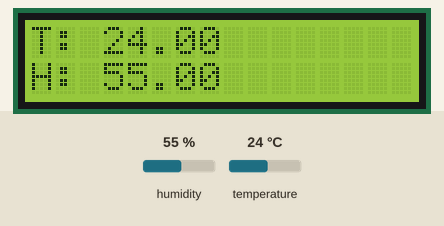
Simulated run of this sketch. Board: Arduino Uno, built with avr-gcc and run on an emulated ATmega328P. Parts: 16×2 character LCD. The inputs (shaded band) are chosen by the test bench; at power-on: humidity 55 %, temperature 24 °C.

Above: at 2.8 s.
2.9 s: humidity set to 22 %
At 4.9 s:
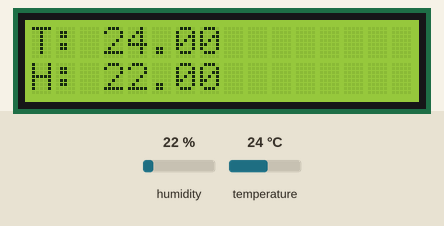
6.0 s: temperature set to 12 °C
At 7.9 s:
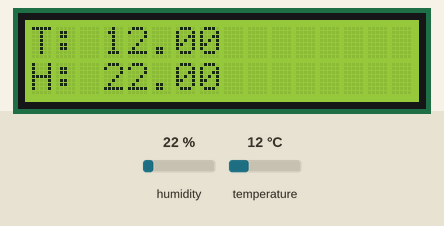
8.3 s: humidity set to 40 %
At 9.8 s:
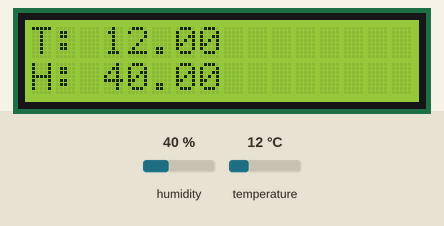
10.5 s: temperature set to 19 °C
At 11.6 s:
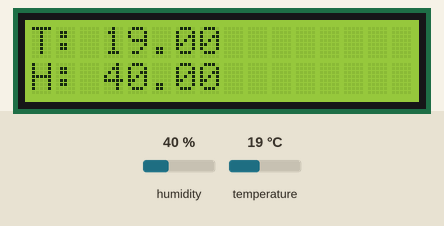
Timing chart, 0 to 13.5 s (numbered marks = the images above; inputs shaded):
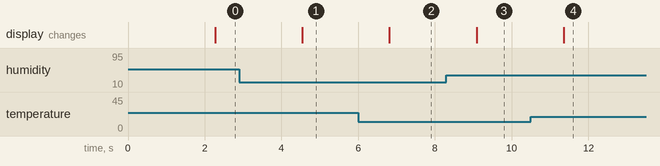

The sketch:

HumiditySensor.ino
```cpp
#include <dht_nonblocking.h>
#include <LiquidCrystal.h>

static const int DHT_SENSOR_PIN = 2; // made a constant unchaned sensor pin
DHT_nonblocking dht_sensor(DHT_SENSOR_PIN, DHT_TYPE_11);
LiquidCrystal lcd(7, 8, 9, 10, 11, 12); // numbers refer to pins we used on the arduino for LCD

void setup() {
  // put your setup code here, to run once:
  Serial.begin(9600);
  lcd.begin(16, 2); // max numbers of columns and rows for LCD
}

static bool measure_environment(float *temperature, float * humidity) {

  static unsigned long measurement_timestamp = millis(); // millis is amount of milliseconds since it started running

  if (millis() - measurement_timestamp > 1000) {
    if (dht_sensor.measure(temperature, humidity) == true) {
      // asking sensor to measure the surrounding and give measurements if above if statement is true
      measurement_timestamp = millis();
      return (true);
    }
  }
  return(false);
}

void loop() {
  // put your main code here, to run repeatedly:
  float temperature; // in celcius
  float humidity;

  if (measure_environment(&temperature, &humidity) == true) {
    lcd.setCursor(0,0);
    lcd.print("T: ");
    lcd.print(temperature);
    lcd.setCursor(0,1);
    lcd.print("H: ");
    lcd.print(humidity); // Turn potentiometer if you can't see the text on LCD
  }
}
```

Measured:
- after the input at 2.9 s, the display: changes after 1.6 s (image 1)
- after the input at 6.0 s, the display: changes after 0.81 s (image 2)
- after the input at 8.3 s, the display: changes after 0.78 s (image 3)
- after the input at 10.5 s, the display: changes after 0.85 s (image 4)
